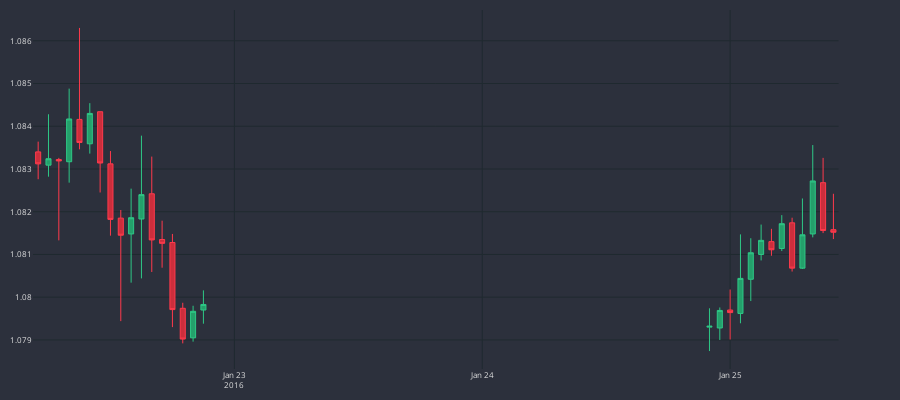
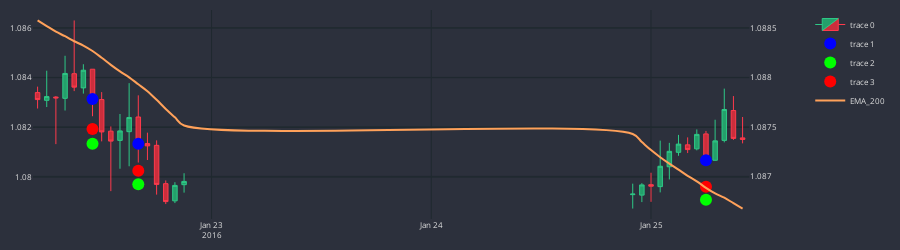

Notebook code for these charts, in order:
### Code cell
df_plot = df_slim.iloc[70:100]
cp = CandlePlot(df_plot, candles=True)

trades = cp.df_plot[cp.df_plot.SIGNAL != NONE]

markers = ['mid_c', 'TP', 'SL']
marker_colors = ['#0000FF', '#00FF00', '#FF0000']

for i in range(3):
    cp.fig.add_trace(go.Scatter(
        x = trades.sTime,
        y = trades[markers[i]],
        mode = 'markers',
        marker=dict(color=marker_colors[i], size=12)
    ))

cp.show_plot(line_traces=["EMA_200"], sec_traces=['RSI_14'], height=250)
